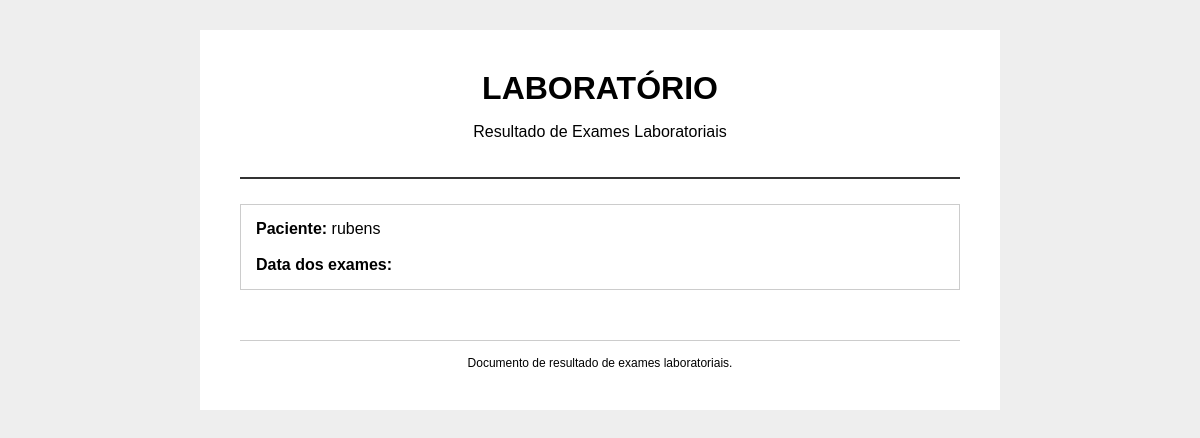
/ver_resultados/4/2026-08-13, run on an earlier commit of the app's database.
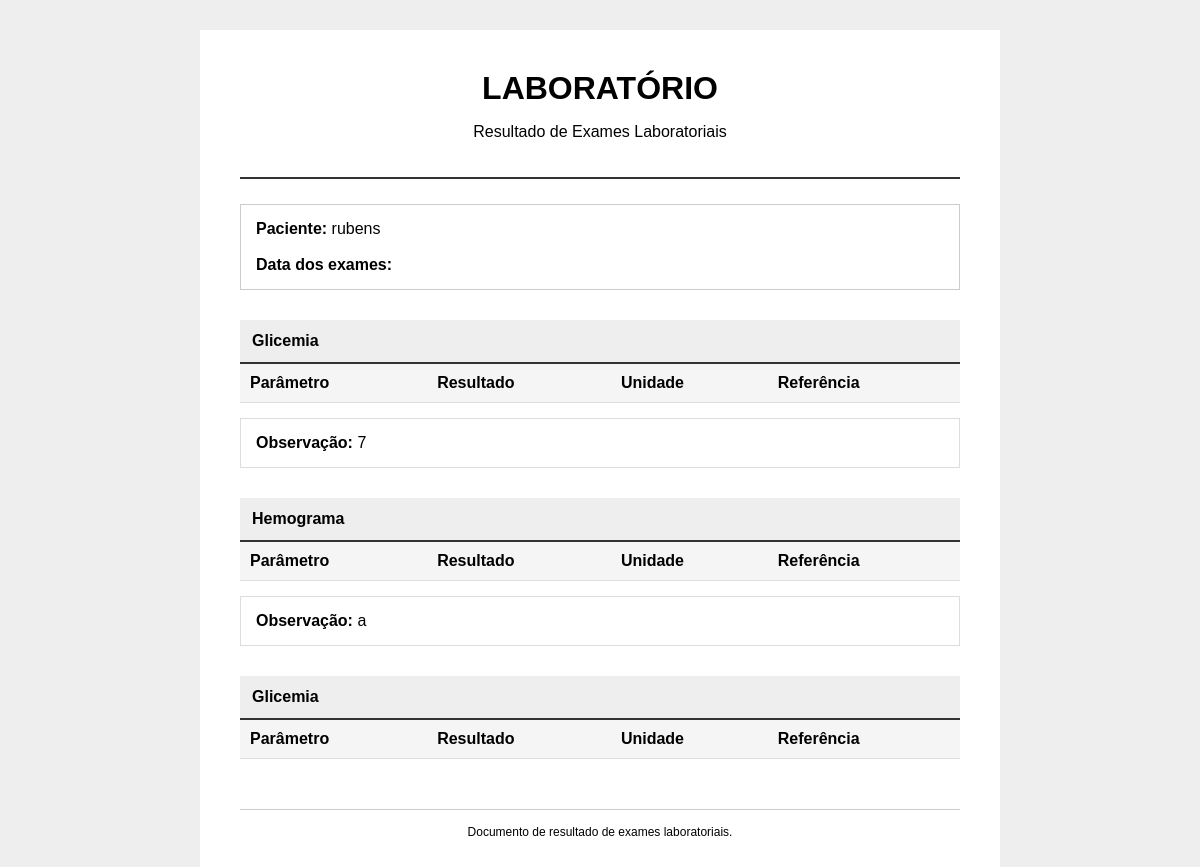
And on a later commit of the database.
### odisseu/models.py (models this page shows, shortened)
class Agendamento(models.Model):
    EXAMES = [
        ('glicemia', 'Glicemia'),
        ('hemograma', 'Hemograma'),
    ]
    paciente = models.ForeignKey(
        Paciente,
        on_delete=models.CASCADE
    )
    exame = models.CharField(
        max_length=50,
        choices=EXAMES
    )
    data = models.DateField()

class Resultado(models.Model):
    agendamento = models.OneToOneField(
        Agendamento,
        on_delete=models.CASCADE,
        related_name='resultado'
    )
    observacao = models.TextField(
        blank=True
    )
    liberado = models.BooleanField(
        default=False
    )

### odisseu/views.py (the view)
# urls.py: path('ver_resultados/<int:paciente_id>/<str:data>',views.ver_resultados, name='ver_resultados'
def ver_resultados(request, paciente_id, data):
    paciente = Paciente.objects.get(id=paciente_id)
    resultados = Resultado.objects.filter(
        agendamento__paciente=paciente,
        agendamento__data=data
    )
    return render(
        request,
        'ver_resultados.html',
        {
            'paciente': paciente,
            'resultados': resultados,
            'data': data,
        }
    )

### odisseu/templates/ver_resultados.html (shortened to what this page needs)
<!DOCTYPE html>
<html lang="pt-br">
<head>
</head>
<body>
    <div class="laudo">
        <div class="cabecalho">
            <h1>LABORATÓRIO</h1>
            <p>
                Resultado de Exames Laboratoriais
            </p>
        </div>
        <div class="dados-paciente">
            <strong>Paciente:</strong>
            {{ paciente.nome }}
            <br><br>
            <strong>Data dos exames:</strong>
        </div>
        {% regroup resultados by agendamento as exames %}
        {% for grupo in exames %}
            <div class="exame">
                <div class="exame-titulo">
                    <strong>
                        {{ grupo.grouper.get_exame_display }}
                    </strong>
                </div>
                <table>
                    <thead>
                        <tr>
                            <th>
                                Parâmetro
                            </th>
                            <th>
                                Resultado
                            </th>
                            <th>
                                Unidade
                            </th>
                            <th>
                                Referência
                            </th>
                        </tr>
                    </thead>
                </table>
                {% for resultado in grupo.list %}
                    {% if resultado.observacao %}
                        <div class="observacao">
                            <strong>
                                Observação:
                            </strong>
                            {{ resultado.observacao }}
                        </div>
                    {% endif %}
                {% endfor %}
            </div>
        {% endfor %}
        <div class="rodape">
            Documento de resultado de exames laboratoriais.
        </div>
    </div>
</body>
</html>

What changed in the data, as far as the page shows it:
added Agendamento: grouper.exame "Glicemia"
added Resultado: observacao "7", shown under "Glicemia"
added Agendamento: grouper.exame "Hemograma"
added Resultado: observacao "a", shown under "Hemograma"
added Agendamento: grouper.exame "Glicemia"
